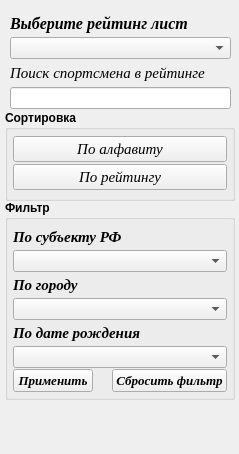
    <widget class="QWidget" name="page_5">
     <property name="geometry">
      <rect>
       <x>0</x>
       <y>0</y>
       <width>239</width>
       <height>454</height>
      </rect>
     </property>
     <attribute name="label">
      <string>Рейтинг</string>
     </attribute>
     <widget class="QGroupBox" name="groupBox_5">
      <property name="geometry">
       <rect>
        <x>5</x>
        <y>110</y>
        <width>230</width>
        <height>91</height>
       </rect>
      </property>
      <property name="font">
       <font>
        <weight>75</weight>
        <bold>true</bold>
       </font>
      </property>
      <property name="title">
       <string>Сортировка</string>
      </property>
      <layout class="QVBoxLayout" name="verticalLayout_15">
       <property name="spacing">
        <number>1</number>
       </property>
       <property name="leftMargin">
        <number>5</number>
       </property>
       <property name="topMargin">
        <number>5</number>
       </property>
       <property name="rightMargin">
        <number>5</number>
       </property>
       <property name="bottomMargin">
        <number>5</number>
       </property>
       <item>
        <widget class="QPushButton" name="Button_sort_alf_R">
         <property name="font">
          <font>
           <family>Times New Roman</family>
           <pointsize>11</pointsize>
           <weight>50</weight>
           <italic>true</italic>
           <bold>false</bold>
          </font>
         </property>
         <property name="text">
          <string>По алфавиту</string>
         </property>
        </widget>
       </item>
       <item>
        <widget class="QPushButton" name="Button_sort_rejting_in_R">
         <property name="font">
          <font>
           <family>Times New Roman</family>
           <pointsize>11</pointsize>
           <weight>50</weight>
           <italic>true</italic>
           <bold>false</bold>
          </font>
         </property>
         <property name="text">
          <string>По рейтингу</string>
         </property>
        </widget>
       </item>
      </layout>
     </widget>
     <widget class="QWidget" name="layoutWidget">
      <property name="geometry">
       <rect>
        <x>10</x>
        <y>10</y>
        <width>221</width>
        <height>99</height>
       </rect>
      </property>
      <layout class="QVBoxLayout" name="verticalLayout_22">
       <property name="spacing">
        <number>1</number>
       </property>
       <item>
        <layout class="QVBoxLayout" name="verticalLayout_17">
         <property name="spacing">
          <number>1</number>
         </property>
         <item>
          <widget class="QLabel" name="label_47">
           <property name="sizePolicy">
            <sizepolicy hsizetype="Expanding" vsizetype="Preferred">
             <horstretch>0</horstretch>
             <verstretch>0</verstretch>
            </sizepolicy>
           </property>
           <property name="font">
            <font>
             <family>Times New Roman</family>
             <pointsize>12</pointsize>
             <weight>75</weight>
             <italic>true</italic>
             <bold>true</bold>
            </font>
           </property>
           <property name="text">
            <string>Выберите рейтинг лист</string>
           </property>
          </widget>
         </item>
         <item>
          <widget class="QComboBox" name="comboBox_choice_R">
           <property name="sizePolicy">
            <sizepolicy hsizetype="Expanding" vsizetype="Fixed">
             <horstretch>0</horstretch>
             <verstretch>0</verstretch>
            </sizepolicy>
           </property>
          </widget>
         </item>
        </layout>
       </item>
       <item>
        <layout class="QVBoxLayout" name="verticalLayout_16">
         <property name="spacing">
          <number>1</number>
         </property>
         <item>
          <widget class="QLabel" name="label_77">
           <property name="font">
            <font>
             <family>Times New Roman</family>
             <pointsize>11</pointsize>
             <weight>50</weight>
             <italic>true</italic>
             <bold>false</bold>
            </font>
           </property>
           <property name="text">
            <string>Поиск спортсмена в рейтинге</string>
           </property>
          </widget>
         </item>
         <item>
          <widget class="QLineEdit" name="lineEdit_find_player_in_R"/>
         </item>
        </layout>
       </item>
      </layout>
     </widget>
     <widget class="QGroupBox" name="groupBox_3">
      <property name="geometry">
       <rect>
        <x>5</x>
        <y>200</y>
        <width>230</width>
        <height>200</height>
       </rect>
      </property>
      <property name="font">
       <font>
        <weight>75</weight>
        <bold>true</bold>
       </font>
      </property>
      <property name="title">
       <string>Фильтр</string>
      </property>
      <layout class="QVBoxLayout" name="verticalLayout_21">
       <property name="spacing">
        <number>1</number>
       </property>
       <property name="leftMargin">
        <number>5</number>
       </property>
       <property name="topMargin">
        <number>5</number>
       </property>
       <property name="rightMargin">
        <number>5</number>
       </property>
       <property name="bottomMargin">
        <number>5</number>
       </property>
       <item>
        <layout class="QVBoxLayout" name="verticalLayout_18">
         <property name="spacing">
          <number>1</number>
         </property>
         <item>
          <widget class="QLabel" name="label_9">
           <property name="sizePolicy">
            <sizepolicy hsizetype="Expanding" vsizetype="Preferred">
             <horstretch>0</horstretch>
             <verstretch>0</verstretch>
            </sizepolicy>
           </property>
           <property name="font">
            <font>
             <family>Times New Roman</family>
             <pointsize>11</pointsize>
             <weight>75</weight>
             <italic>true</italic>
             <bold>true</bold>
            </font>
           </property>
           <property name="text">
            <string>По субъекту РФ</string>
           </property>
          </widget>
         </item>
         <item>
          <widget class="QComboBox" name="comboBox_filter_region_in_R">
           <property name="sizePolicy">
            <sizepolicy hsizetype="Expanding" vsizetype="Fixed">
             <horstretch>0</horstretch>
             <verstretch>0</verstretch>
            </sizepolicy>
           </property>
          </widget>
         </item>
        </layout>
       </item>
       <item>
        <layout class="QVBoxLayout" name="verticalLayout_19">
         <property name="spacing">
          <number>1</number>
         </property>
         <item>
          <widget class="QLabel" name="label_23">
           <property name="sizePolicy">
            <sizepolicy hsizetype="Expanding" vsizetype="Preferred">
             <horstretch>0</horstretch>
             <verstretch>0</verstretch>
            </sizepolicy>
           </property>
           <property name="font">
            <font>
             <family>Times New Roman</family>
             <pointsize>11</pointsize>
             <weight>75</weight>
             <italic>true</italic>
             <bold>true</bold>
            </font>
           </property>
           <property name="text">
            <string>По городу</string>
           </property>
          </widget>
         </item>
         <item>
          <widget class="QComboBox" name="comboBox_filter_city_in_R">
           <property name="sizePolicy">
            <sizepolicy hsizetype="Expanding" vsizetype="Fixed">
             <horstretch>0</horstretch>
             <verstretch>0</verstretch>
            </sizepolicy>
           </property>
          </widget>
         </item>
        </layout>
       </item>
       <item>
        <layout class="QVBoxLayout" name="verticalLayout_20">
         <property name="spacing">
          <number>1</number>
         </property>
         <item>
          <widget class="QLabel" name="label_35">
           <property name="sizePolicy">
            <sizepolicy hsizetype="Expanding" vsizetype="Preferred">
             <horstretch>0</horstretch>
             <verstretch>0</verstretch>
            </sizepolicy>
           </property>
           <property name="font">
            <font>
             <family>Times New Roman</family>
             <pointsize>11</pointsize>
             <weight>75</weight>
             <italic>true</italic>
             <bold>true</bold>
            </font>
           </property>
           <property name="text">
            <string>По дате рождения</string>
           </property>
          </widget>
         </item>
         <item>
          <widget class="QComboBox" name="comboBox_filter_date_in_R">
           <property name="sizePolicy">
            <sizepolicy hsizetype="Expanding" vsizetype="Fixed">
             <horstretch>0</horstretch>
             <verstretch>0</verstretch>
            </sizepolicy>
           </property>
          </widget>
         </item>
        </layout>
       </item>
       <item>
        <layout class="QHBoxLayout" name="horizontalLayout_14">
         <item>
          <widget class="QPushButton" name="Button_filter_R">
           <property name="sizePolicy">
            <sizepolicy hsizetype="Expanding" vsizetype="Fixed">
             <horstretch>0</horstretch>
             <verstretch>0</verstretch>
            </sizepolicy>
           </property>
           <property name="font">
            <font>
             <family>Times New Roman</family>
             <pointsize>10</pointsize>
             <italic>true</italic>
            </font>
           </property>
           <property name="text">
            <string>Применить</string>
           </property>
          </widget>
         </item>
         <item>
          <spacer name="horizontalSpacer_6">
           <property name="orientation">
            <enum>Qt::Horizontal</enum>
           </property>
           <property name="sizeHint" stdset="0">
            <size>
             <width>40</width>
             <height>20</height>
            </size>
           </property>
          </spacer>
         </item>
         <item>
          <widget class="QPushButton" name="Button_reset_fltr_in_R">
           <property name="sizePolicy">
            <sizepolicy hsizetype="Expanding" vsizetype="Fixed">
             <horstretch>0</horstretch>
             <verstretch>0</verstretch>
            </sizepolicy>
           </property>
           <property name="font">
            <font>
             <family>Times New Roman</family>
             <pointsize>10</pointsize>
             <italic>true</italic>
            </font>
           </property>
           <property name="text">
            <string>Сбросить фильтр</string>
           </property>
          </widget>
         </item>
        </layout>
       </item>
      </layout>
     </widget>
    </widget>
